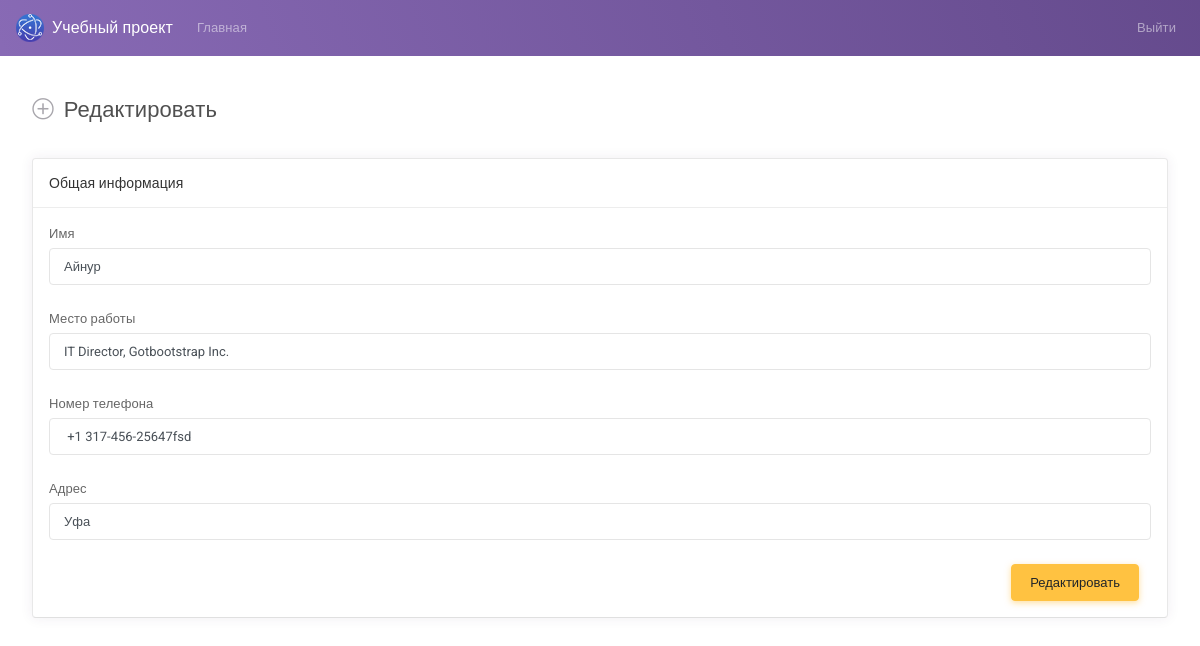
The page /edit.php/?id=20 (signed in) on the database its author committed.
### tables this page shows
CREATE TABLE `users` (
  `id` int NOT NULL,
  `email` varchar(255) NOT NULL,
  `password` varchar(255) NOT NULL,
  `role` varchar(255) DEFAULT 'user',
  `name` varchar(255) DEFAULT NULL,
  `work` varchar(255) DEFAULT NULL,
  `phone` varchar(255) DEFAULT NULL,
  `location` varchar(255) DEFAULT NULL,
  `status` varchar(255) DEFAULT NULL,
  `vk_link` varchar(255) DEFAULT NULL,
  `tg_link` varchar(255) DEFAULT NULL,
  `instagram_link` varchar(255) DEFAULT NULL,
  `image` varchar(255) DEFAULT NULL
);

### functions.php (called while the page is built, shortened)
<?php
function get_user_by_id($id)
{
    $pdo = new PDO("mysql:dbname=marlin2;host=localhost", "root", "");
    $sql = "SELECT * FROM users WHERE id=:id";
    $statement = $pdo->prepare($sql);
    $statement->execute(['id' => $id]);
    return $statement->fetch(PDO::FETCH_ASSOC);
}

### edit.php (the view, shortened to what this page needs)
<?php
require_once "functions.php";
$id = $_GET['id'];
$user = get_user_by_id($id);
?>
<!DOCTYPE html>
<html lang="en">
<head>
    <link id="vendorsbundle" rel="stylesheet" media="screen, print" href="/css/vendors.bundle.css">
    <link id="appbundle" rel="stylesheet" media="screen, print" href="/css/app.bundle.css">
    <link id="myskin" rel="stylesheet" media="screen, print" href="/css/skins/skin-master.css">
    <link rel="stylesheet" media="screen, print" href="/css/fa-solid.css">
    <link rel="stylesheet" media="screen, print" href="/css/fa-brands.css">
</head>
<body>
    <nav class="navbar navbar-expand-lg navbar-dark bg-primary bg-primary-gradient">
        <a class="navbar-brand d-flex align-items-center fw-500" href="/users.php"><img alt="logo" class="d-inline-block align-top mr-2" src="/img/logo.png"> Учебный проект</a>
        <div class="collapse navbar-collapse" id="navbarColor02">
            <ul class="navbar-nav mr-auto">
                <li class="nav-item">
                    <a class="nav-link" href="/users.php">Главная <span class="sr-only">(current)</span></a>
                </li>
            </ul>
            <ul class="navbar-nav ml-auto">
            <?php if(!$_SESSION['user']): ?>
            <li class="nav-item">
                <a class="nav-link" href="page_login.php">Войти</a>
            </li>
            <?php else: ?>
            <li class="nav-item">
                <a class="nav-link" href="/logout_script.php/?id=<?php if(isset($_SESSION['user'])) {
                    echo $_SESSION['user']['id'];
                } ?>">Выйти</a>
            </li>
            <?php endif; ?>
            </ul>
        </div>
    </nav>
    <main id="js-page-content" role="main" class="page-content mt-3">
        <div class="subheader">
            <h1 class="subheader-title">
                <i class='subheader-icon fal fa-plus-circle'></i> Редактировать
            </h1>
        </div>
        <form action="/edit_script.php" method="post">
            <div class="row">
                <div class="col-xl-6">
                    <div id="panel-1" class="panel">
                        <div class="panel-container">
                            <div class="panel-hdr">
                                <h2>Общая информация</h2>
                            </div>
                            <div class="panel-content">
                                <div class="form-group">
                                    <label class="form-label" for="simpleinput">Имя</label>
                                    <input type="text" name="name" id="simpleinput" class="form-control" value="<?php echo $user['name'];?>">
                                </div>
                                <div class="form-group">
                                    <label class="form-label" for="simpleinput">Место работы</label>
                                    <input type="text" name="work" id="simpleinput" class="form-control" value="<?php echo $user['work'];?>">
                                </div>
                                <div class="form-group">
                                    <label class="form-label" for="simpleinput">Номер телефона</label>
                                    <input type="text" name="phone" id="simpleinput" class="form-control" value="<?php echo $user['phone'];?>">
                                </div>
                                <div class="form-group">
                                    <label class="form-label" for="simpleinput">Адрес</label>
                                    <input type="text" name="location" id="simpleinput" class="form-control" value="<?php echo $user['location'];?>">
                                </div>
                                <div class="col-md-12 mt-3 d-flex flex-row-reverse">
                                    <button class="btn btn-warning">Редактировать</button>
                                </div>
                            </div>
                        </div>
                    </div>
                </div>
            </div>
        </form>
    </main>
</body>
</html>

### rows shown on the page
users: name "Айнур", work "IT Director, Gotbootstrap Inc.", phone "+1 317-456-25647fsd", location "Уфа"
